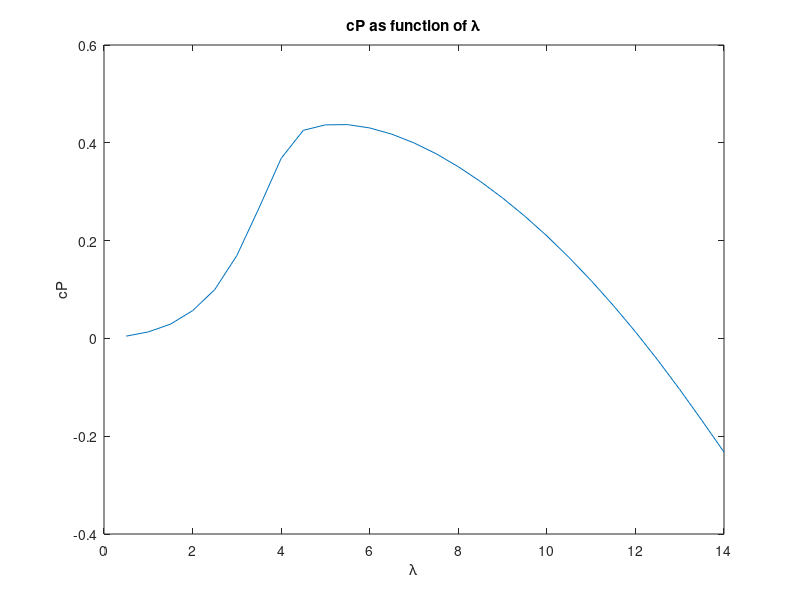
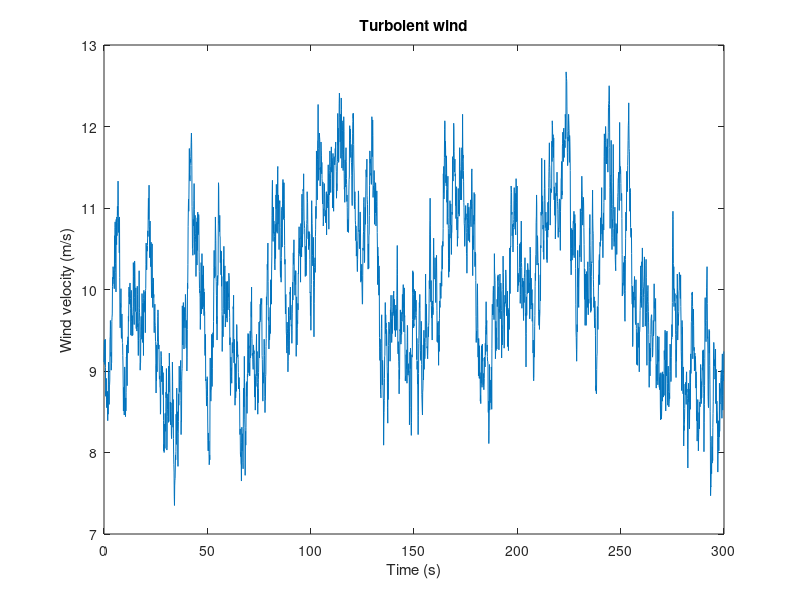

Write the MATLAB code that produced these figures, in order. (Note: this script raises an error after producing the figures.)
clear all
close all
clc

%% CONSTANT PARAMETERS
time_max = 50; % maximum time to be studied (s)
delta_t = 0.005; % discretization time (s)
i_max = time_max / delta_t; % number of iterations

sincronous_velocity = 5; % (rad/s)
MG_coefficient = 2.55e5; % generator curve coefficient

R = 9.5; % rotor diameter (m)
rho = 1.225; % air density (kg/m^3)
V0 = 10; % wind speed (m/s)
V0_f = 10; % wind speed for free running turbine (m/s)
omega_initial = 1; % initial angular velocity (rad/s)
omega_initial_f = 1; % initial angular velocity free running turbine (rad/s)
I = 1.5e4; % rotor inertia (kgm^2)

%% PLOT OF THE LOADED DATA
% load the data form the table
cP_vs_lambda = load('Cp_Lambda.txt');
V0_vs_time = load('usim.dat');

figure()
plot(cP_vs_lambda(:,1), cP_vs_lambda(:,2))
xlabel('\lambda')
ylabel('cP')
title('cP as function of \lambda')

figure()
plot(V0_vs_time(:,1), V0_vs_time(:,2))
title('Turbolent wind')
xlabel('Time (s)')
ylabel('Wind velocity (m/s)')

%% COMPUTATION OF THE ANGULAR VELOCITY, ROTOR AND GENERATOR TORQUE 
Mr = zeros(i_max, 1); % vector for rotor torque (Nm)
Mg = zeros(i_max, 1); % vector for generator torque (Nm)
omega = zeros(i_max, 1); % vector for angular velocity (rad/s)
delta_t_vector = zeros(i_max, 1);

% initialize the first elements of the vectors of omega, wind torque and
% generator torque
omega(1,1) = omega_initial;
lambda = omega(1,1) * R / V0; % compute lambda
cP = interp1(cP_vs_lambda(:,1), cP_vs_lambda(:,2), lambda); % interpolate the table
Mr(1,1) = MR(rho, V0, R, cP, omega(1,1)); % wind torque (Nm)
Mg(1,1) = MG(omega(1,1), MG_coefficient, sincronous_velocity); % generator torque (Nm)

for i=2:i_max
  lambda = omega(i - 1, 1) * R / V0; % compute lambda
  cP = interp1(cP_vs_lambda(:,1), cP_vs_lambda(:,2), lambda); % interpolate the table
  omega_old = omega(i - 1, 1); % store previous omega
  Mr(i,1) = MR(rho, V0, R, cP, omega(i - 1, 1)); % wind torque (Nm)
  Mg(i,1) = MG(omega(i - 1, 1), MG_coefficient, sincronous_velocity); % generator torque (Nm)
  omega(i,1) = omega(i - 1, 1) + delta_t/I*(Mr(i - 1 ,1) - Mg(i - 1,1)); % update omega

  delta_t_vector(i, 1) = delta_t_vector(i - 1, 1) + delta_t; % store the time for the plot
end

% plot the time evolution of the roataional speed
figure()
plot(delta_t_vector, omega)
xlabel('Time [s]')
ylabel('\omega [rad/s]')
title('Rotor angular velocity')

% plot the time evolution of the generator torque
figure()
plot(delta_t_vector, Mg)
xlabel('Time [s]')
ylabel('Generator torque [Nm]')
title('Generator torque')

% plot the time evolution of the wind torque
figure()
plot(delta_t_vector, Mr)
xlabel('Time [s]')
ylabel('Wind torque [Nm]')
title('Wind torque')

%% CALCULATION OF THE SLIP
omega_nom = omega(end); % nominal velocity (rad/s)
SL = (omega_nom - sincronous_velocity) / sincronous_velocity; % syncronous motor slip

%% COMPUTATION OF THE ANGULAR VELOCITY, ROTOR AND GENERATOR TORQUE FOR 
%% TURBOLENT WIND INFLOW

V0_t = V0_vs_time(:,2); % load velocity (m/s)
V0_item = size(V0_t, 1); % number of item of the velocity vector
t_max = max(V0_vs_time(:,1)); % maximum time of the recorded data
delta_t_t = t_max / V0_item; % delta_t for the turbolent case (s)
Mr_t = zeros(V0_item, 1);
Mg_t = zeros(V0_item, 1);
omega_t = zeros(V0_item, 1);
delta_t_vector_t = zeros(V0_item, 1);

% initialize the first elements of the vectors of omega, wind torque and
% generator torque
omega_t(1,1) = omega_initial;
lambda = omega_t(1,1) * R / V0_t(1); % compute lambda
cP = interp1(cP_vs_lambda(:,1), cP_vs_lambda(:,2), lambda); % interpolate the table
Mr_t(1,1) = MR(rho, V0_t(1), R, cP, omega_t(1,1)); % wind torque (Nm)
Mg_t(1,1) = MG(omega_t(1,1), MG_coefficient, sincronous_velocity); % generator torque (Nm)

for j=2:V0_item
  lambda = omega_t(j - 1, 1) * R / V0_t(j); % compute lambda
  cP = interp1(cP_vs_lambda(:,1), cP_vs_lambda(:,2), lambda); % interpolate the table
  Mr_t(j,1) = MR(rho, V0_t(j), R, cP, omega_t(j - 1, 1)); % wind torque (Nm)
  Mg_t(j,1) = MG(omega(j - 1, 1), MG_coefficient, sincronous_velocity); % generator torque (Nm)
  omega_t(j,1) = omega_t(j - 1, 1) + delta_t_t/I*(Mr(j - 1 ,1) - Mg(j - 1,1)); % update omega

  delta_t_vector_t(j, 1) = delta_t_vector_t(j - 1, 1) + delta_t_t; % store the time for the plot
end

% plot the time evolution of the roataional speed
figure()
plot(delta_t_vector_t, omega_t)
xlabel('Time [s]')
ylabel('\omega [rad/s]')
title('Rotor angular velocity - Turbolent wind')

% plot the time evolution of the generator torque
figure()
plot(delta_t_vector_t, Mg_t)
xlabel('Time [s]')
ylabel('Generator torque [Nm]')
title('Generator torque - Turbolent wind')

% plot the time evolution of the wind torque
figure()
plot(delta_t_vector_t, Mr_t)
xlabel('Time [s]')
ylabel('Wind torque [Nm]')
title('Wind torque - Turbolent wind')

%% SIMULATION OF THE FREE RUNNING TURBINE

t_max_f = max(V0_vs_time(:,1)); % maximum time of the recorded data
delta_t_f = t_max / V0_item; % delta_t for the turbolent case (s)
Mr_f = zeros(V0_item, 1);
Mg_f = zeros(V0_item, 1);
omega_f = zeros(V0_item, 1);
delta_t_vector_f = zeros(V0_item, 1);

% initialize the first elements of the vectors of omega, wind torque and
% generator torque
omega_f(1,1) = omega_initial_f;
lambda = omega_f(1,1) * R / V0_f; % compute lambda
cP = interp1(cP_vs_lambda(:,1), cP_vs_lambda(:,2), lambda); % interpolate the table
Mr_f(1,1) = MR(rho, V0_f, R, cP, omega_t(1,1)); % wind torque (Nm)

for j=2:V0_item
  lambda = omega_f(j - 1, 1) * R / V0_f; % compute lambda
  cP = interp1(cP_vs_lambda(:,1), cP_vs_lambda(:,2), lambda); % interpolate the table
  Mr_f(j, 1) = MR(rho, V0_f, R, cP, omega_f(j - 1, 1)); % wind torque (Nm)
  omega_f(j, 1) = omega_f(j - 1, 1) + delta_t_f/I*Mr(j - 1 ,1); % update omega

  delta_t_vector_f(j, 1) = delta_t_vector_f(j - 1, 1) + delta_t_f; % store the time for the plot
end

% plot the time evolution of the roataional speed
figure()
plot(delta_t_vector_f, omega_f)
xlabel('Time [s]')
ylabel('\omega [rad/s]')
title('Rotor angular velocity - Free running')

% plot the time evolution of the wind torque
figure()
plot(delta_t_vector_f, Mr_f)
xlabel('Time [s]')
ylabel('Wind torque [Nm]')
title('Wind torque - Free running')
